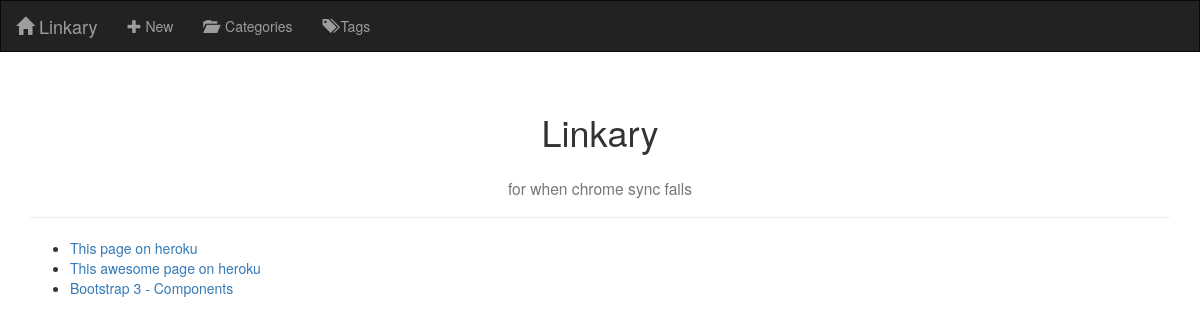
The page / on the database its author committed.
### linkary/models.py (models this page shows, shortened)
class Link(models.Model):
    time_created = models.DateTimeField(auto_now_add=True)
    time_modified = models.DateTimeField(auto_now=True)
    url = models.URLField()
    name = models.CharField(max_length=500)

### linkary/views.py (the view)
# urls.py: path('', views.LinkListView.as_view(), name='index'),
class LinkListView(ListView):
    model = models.Link
    template_name = 'linkary/index.html'

### linkary/templates/linkary/index.html (shortened to what this page needs)
{% extends 'linkary/base.html' %}
{% block content %}
    <div class="container">
        <div class="page-header">
            <h1 class="text-center">Linkary</h1>
            <h3 class="text-center"><small>for when chrome sync fails</small></h3>
        </div>
        <ul>
            {% for link in object_list %}
                <li><a href="{{ link.url }}">{{ link.name }}</a></li>
            {% endfor %}
        </ul>
    </div>
{% endblock %}

### rows shown on the page
Link: name "This page on heroku"
Link: name "This awesome page on heroku"
Link: name "Bootstrap 3 - Components"
